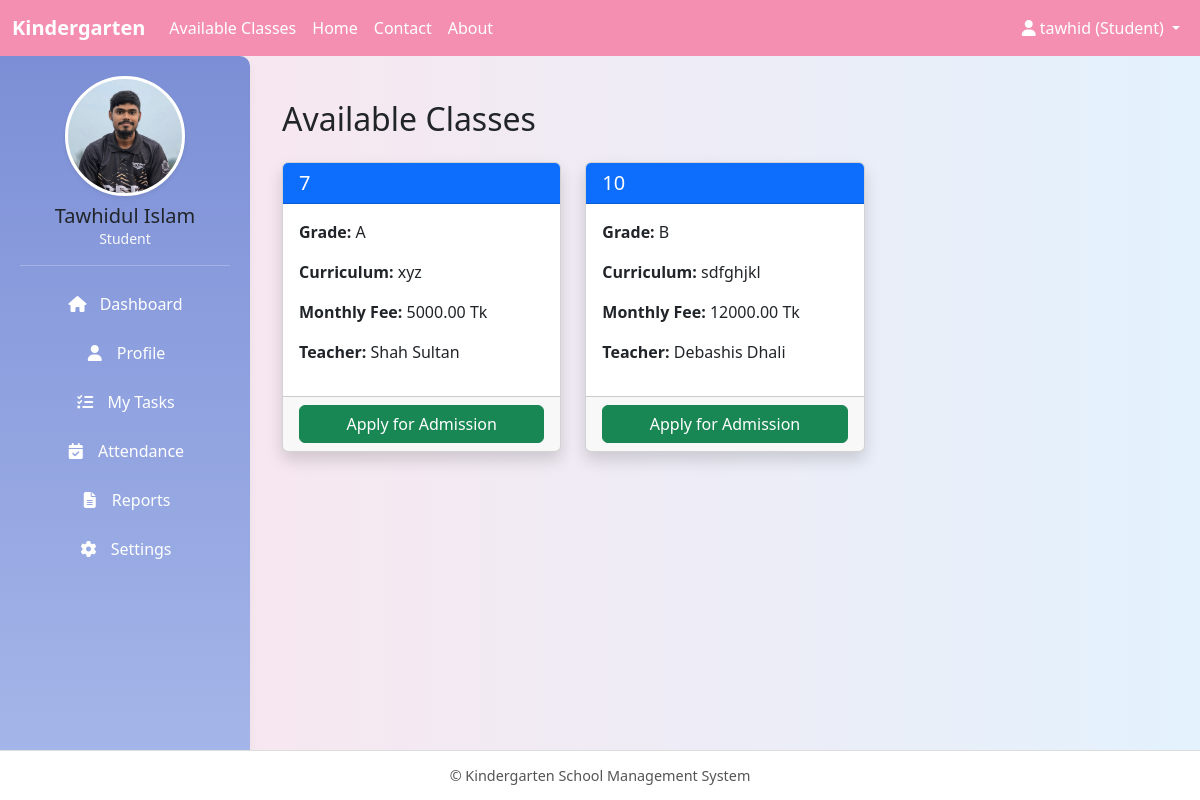
The page /classes/ (signed in) on the database its author committed.
### core/models.py (models this page shows, shortened)
class User(AbstractUser):
    ROLE_CHOICES = (
        ("admin", "Admin"),
        ("teacher", "Teacher"),
        ("student", "Student"),
    )
    role = models.CharField(max_length=10, choices=ROLE_CHOICES)
    def is_student(self):
        return self.role == 'student'

class StudentProfile(models.Model):
    STATUS_CHOICES = (
        ('pending', 'Pending Approval'),
        ('active', 'Active'),
        ('rejected', 'Rejected'),
    )
    user = models.OneToOneField(User, on_delete=models.CASCADE, related_name='student_profile')
    full_name = models.CharField(max_length=128, blank=True)
    class_room = models.ForeignKey(ClassRoom, on_delete=models.SET_NULL, null=True, blank=True)
    date_of_birth = models.DateField(null=True, blank=True)
    address = models.TextField(blank=True)
    phone = models.CharField(max_length=24, blank=True)
    photo = models.ImageField(upload_to='student_photos/', blank=True, null=True)
    guardian_name = models.CharField(max_length=128, blank=True)
    guardian_relation = models.CharField(max_length=64, blank=True)
    guardian_email = models.EmailField(blank=True)
    guardian_phone = models.CharField(max_length=24, blank=True)
    admission_date = models.DateField(default=timezone.now)
    admission_fee_paid = models.BooleanField(default=False)
    status = models.CharField(max_length=16, choices=STATUS_CHOICES, default='pending')
    class Meta:
        verbose_name = "Student Profile"
        verbose_name_plural = "Student Profiles"

class ClassRoom(models.Model):
    name = models.CharField(max_length=64, unique=True)   # Play, KG, One, Two…
    grade = models.CharField(max_length=32, blank=True)
    curriculum = models.TextField(blank=True)             # Curriculum details
    teacher = models.ForeignKey(
        'User',
        on_delete=models.SET_NULL,
        null=True, blank=True,
        limit_choices_to={'role': 'teacher'}
    )
    monthly_fee = models.DecimalField(max_digits=10, decimal_places=2, default=0.00)

class TeaacherProfile(models.Model):
    user = models.OneToOneField(User, on_delete=models.CASCADE, related_name='teacher_profile')
    full_name = models.CharField(max_length=128, blank=True)
    class_room = models.ForeignKey(ClassRoom, on_delete=models.SET_NULL, null=True, blank=True)
    date_of_birth = models.DateField(null=True, blank=True)
    address = models.TextField(blank=True)
    phone = models.CharField(max_length=24, blank=True)
    photo = models.ImageField(upload_to='teacher_photos/', blank=True, null=True)
    qualification = models.CharField(max_length=256, blank=True)
    experience_years = models.PositiveIntegerField(default=0)

### core/views.py (the view)
# urls.py: path("classes/", views.available_classes, name="available_classes"),
@login_required
def available_classes(request):
    if not request.user.is_student():
        messages.error(request, "Only students can view available classes.")
        return redirect("dashboard")
    classes = ClassRoom.objects.all()
    return render(request, "student/available_classes.html", {"classes": classes})

### core/templates/student/available_classes.html (shortened to what this page needs)
{% extends "base.html" %}
{% block content %}
<div class="container mt-4">
    <h2 class="mb-4">Available Classes</h2>
    <div class="row">
        {% for cls in classes %}
        <div class="col-md-4 mb-4">
            <div class="card shadow h-100">
                <div class="card-header bg-primary text-white">
                    <h5 class="mb-0">{{ cls.name }}</h5>
                </div>
                <div class="card-body">
                    <p><strong>Grade:</strong> {{ cls.grade }}</p>
                    <p><strong>Curriculum:</strong> {{ cls.curriculum|truncatewords:15 }}</p>
                    <p><strong>Monthly Fee:</strong> {{ cls.monthly_fee }} Tk</p>
                    <p><strong>Teacher:</strong> {{ cls.teacher.teacher_profile.full_name|default:cls.teacher.username }}</p>
                </div>
                <div class="card-footer text-center">
                    <a href="{% url 'apply_for_class' cls.id %}" class="btn btn-success w-100">
                        Apply for Admission
                    </a>
                </div>
            </div>
        </div>
        {% endfor %}
    </div>
</div>
{% endblock %}

### core/templates/base.html (shortened to what this page needs)
<!DOCTYPE html>
<html lang="en">
<head>
  <link href="https://cdn.jsdelivr.net/npm/bootstrap@5.3.0/dist/css/bootstrap.min.css" rel="stylesheet"/>
  <link rel="stylesheet" href="https://cdnjs.cloudflare.com/ajax/libs/font-awesome/6.4.0/css/all.min.css"/>
</head>
<body>
  <nav class="navbar navbar-expand-sm">
    <div class="container-fluid">
      <a class="navbar-brand" href="#">Kindergarten</a>
      <div class="collapse navbar-collapse" id="navbarContent">
        <ul class="navbar-nav me-auto">
          <li class="nav-item"><a class="nav-link" href="{% url 'available_classes' %}">Available Classes</a></li>
          <li class="nav-item"><a class="nav-link" href="{% url 'homepage' %}">Home</a></li>
          <li class="nav-item"><a class="nav-link" href="{% url 'contact' %}">Contact</a></li>
          <li class="nav-item"><a class="nav-link" href="{% url 'about' %}">About</a></li>
        </ul>
        <ul class="navbar-nav">
          <li class="nav-item dropdown">
            <a class="nav-link dropdown-toggle" href="#" id="userDropdown" role="button" data-bs-toggle="dropdown">
              <i class="fas fa-user"></i>
              {% if request.user.is_authenticated %}
                {{ request.user.username }} ({{ request.user.role|title }})
              {% else %}
                Account
              {% endif %}
            </a>
          </li>
        </ul>
      </div>
    </div>
  </nav>
  {% if request.user.is_authenticated %}
  <div class="sidebar text-center">
    {% if request.user.role == "student" %}
      {% if request.user.student_profile.photo %}
        <img src="{{ request.user.student_profile.photo.url }}" alt="Profile Picture" class="profile_pic shadow-sm" />
      {% else %}
        <img src="https://via.placeholder.com/120" alt="Profile Picture" class="profile_pic shadow-sm" />
      {% endif %}
    {% elif request.user.role == "teacher" %}
      {% if request.user.teacher_profile.photo %}
        <img src="{{ request.user.teacher_profile.photo.url }}" alt="Profile Picture" class="profile_pic shadow-sm" />
      {% else %}
        <img src="https://via.placeholder.com/120" alt="Profile Picture" class="profile_pic shadow-sm" />
      {% endif %}
    {% elif request.user.role == "admin" %}
      {% if request.user.admin_profile.photo %}
        <img src="{{ request.user.admin_profile.photo.url }}" alt="Profile Picture" class="profile_pic shadow-sm" />
      {% else %}
        <img src="https://via.placeholder.com/120" alt="Profile Picture" class="profile_pic shadow-sm" />
      {% endif %}
    {% endif %}
    <h5 class="mt-2 mb-0">{{ request.user.get_full_name|default:request.user.username }}</h5>
    <p class="text-light small mb-3">{{ request.user.role|title }}</p>
    <hr class="border-light">
    {% if request.user.role == "student" %}
      <a href="{% url 'dashboard' %}"><i class="fas fa-home me-2"></i> Dashboard</a>
      <a href="{% url 'student_profile' %}"><i class="fas fa-user me-2"></i> Profile</a>
      <a href="#"><i class="fas fa-tasks me-2"></i> My Tasks</a>
      <a href="#"><i class="fas fa-calendar-check me-2"></i> Attendance</a>
      <a href="#"><i class="fas fa-file-alt me-2"></i> Reports</a>
      <a href="#"><i class="fas fa-cog me-2"></i> Settings</a>
    {% endif %}
      </div>
  {% endif %}
  <div class="{% if request.user.is_authenticated %}main-content{% else %}main-content full-width{% endif %}">
    {% block content %}{% endblock %}
  </div>
  <footer>
    &copy; {{ now|date:"Y" }} Kindergarten School Management System
  </footer>
</body>
</html>

### core/templates/base.html (style rules this page uses)
body { background: linear-gradient(to right, #fce4ec, #e3f2fd); font-family: "Segoe UI", Tahoma, Geneva, Verdana, sans-serif; margin: 0; padding: 0; }
.navbar { background-color: #f48fb1 !important; position: fixed; top: 0; left: 0; right: 0; z-index: 1030; }
.navbar-brand { font-weight: bold; color: #ffffff !important; }
.nav-link { color: #fff !important; font-weight: 500; }
.sidebar { background: linear-gradient(180deg, #7c8fd6, #a7b8ea); box-shadow: 0 4px 10px rgba(0, 0, 0, 0.05); padding: 20px; height: calc(100vh - 56px); position: fixed; top: 56px; left: 0; width: 250px; overflow-y: auto; border-top-right-radius: 10px; }
.profile_pic { width: 120px; height: 120px; border-radius: 50%; object-fit: cover; border: 3px solid #fff; background-color: #fff; transition: transform 0.3s ease; }
.sidebar a { display: block; padding: 10px 15px; color: #fff; text-decoration: none; border-radius: 6px; font-weight: 500; transition: all 0.3s ease; margin-bottom: 5px; }
.sidebar i { width: 20px; text-align: center; }
.main-content { margin-top: 56px; margin-left: 250px; padding: 20px; min-height: calc(100vh - 106px); transition: margin-left 0.3s ease; }
footer { bottom: 0; left: 0; right: 0; height: 50px; background-color: #fff; text-align: center; line-height: 50px; font-size: 0.9rem; color: #555; border-top: 1px solid #ddd; position: fixed; }

### rows shown on the page
User: user.username "tawhid", user.role "Student", user.student_profile.photo (picture), user.get_full_name "Tawhidul Islam"
ClassRoom: name "7", grade "A", curriculum "xyz", monthly_fee "5000.00", teacher.teacher_profile.full_name "Shah Sultan"
ClassRoom: name "10", grade "B", curriculum "sdfghjkl", monthly_fee "12000.00", teacher.teacher_profile.full_name "Debashis Dhali"
